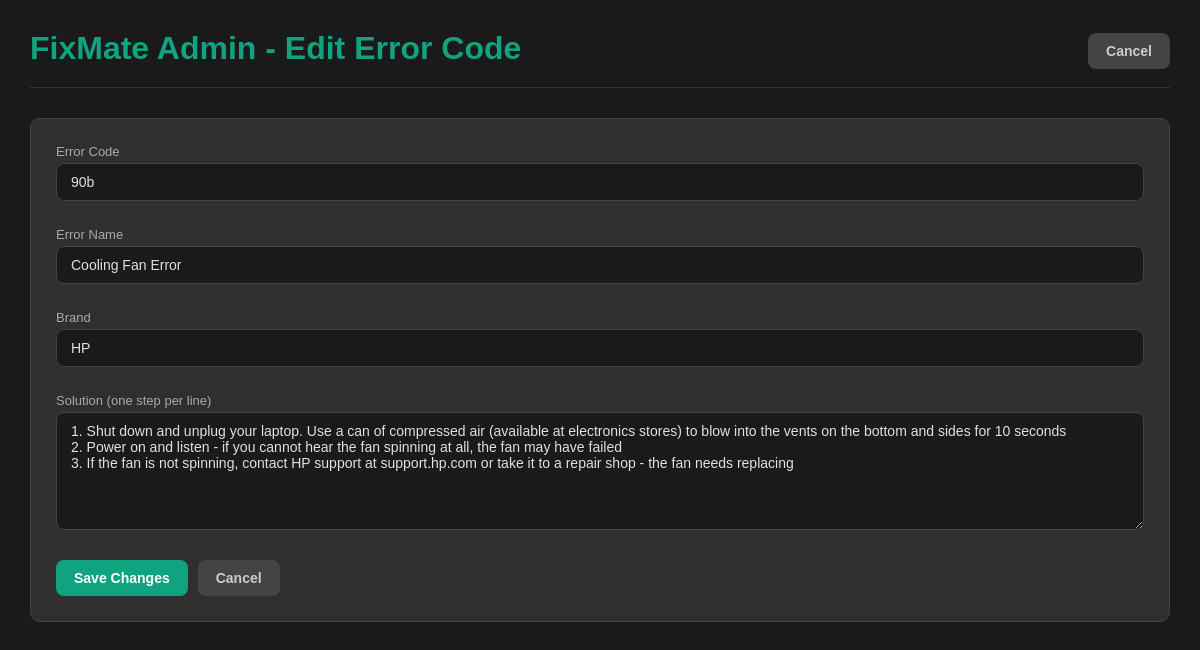
/admin/edit/6 (signed in), run on the app's committed database.
### tables this page shows
CREATE TABLE error_codes (
        id      INTEGER PRIMARY KEY AUTOINCREMENT,
        code    TEXT NOT NULL,
        name    TEXT NOT NULL,
        brand   TEXT NOT NULL,
        solution TEXT NOT NULL
    );

### app.py (the view, shortened to what this page needs)
@app.route('/admin/edit/<int:id>', methods=['GET', 'POST'])
def admin_edit(id):
    if not session.get('admin_logged_in'):
        return redirect(url_for('admin_login'))
    conn = sqlite3.connect(DB_PATH)
    cursor = conn.cursor()
    cursor.execute('SELECT * FROM error_codes WHERE id=?', (id,))
    row = cursor.fetchone()
    conn.close()
    return render_template('admin.html', logged_in=True, edit_row=row)

### templates/admin.html (shortened to what this page needs)
<!DOCTYPE html>
<html lang="en">
<head>
</head>
<body>
{% if not logged_in %}
    <div class="login-box">
        <h1>FixMate</h1>
        <p>Admin Panel - please log in</p>
        {% if error %}
            <div class="error-msg">{{ error }}</div>
        {% endif %}
        <form method="POST" action="/admin/login">
            <label for="password">Password</label>
            <input type="password" id="password" name="password" placeholder="Enter admin password" required>
            <button type="submit" class="btn btn-green" style="width:100%">Log In</button>
        </form>
    </div>
{% elif edit_row is defined and edit_row %}
    <div class="header">
        <h1>FixMate Admin - Edit Error Code</h1>
        <a href="/admin"><button class="btn btn-grey">Cancel</button></a>
    </div>
    <div class="form-box">
        <form method="POST" action="/admin/edit/{{ edit_row[0] }}">
            <div class="form-row">
                <label>Error Code</label>
                <input type="text" name="code" value="{{ edit_row[1] }}" required>
            </div>
            <div class="form-row">
                <label>Error Name</label>
                <input type="text" name="name" value="{{ edit_row[2] }}" required>
            </div>
            <div class="form-row">
                <label>Brand</label>
                <input type="text" name="brand" value="{{ edit_row[3] }}" required>
            </div>
            <div class="form-row">
                <label>Solution (one step per line)</label>
                <textarea name="solution" rows="6" required>{{ edit_row[4] }}</textarea>
            </div>
            <div class="form-actions">
                <button type="submit" class="btn btn-green">Save Changes</button>
                <a href="/admin"><button type="button" class="btn btn-grey">Cancel</button></a>
            </div>
        </form>
    </div>
{% endif %}
</body>
</html>

### templates/admin.html (style rules this page uses)
* { margin: 0; padding: 0; box-sizing: border-box; }
body { background-color: #1a1a1a; color: #e0e0e0; font-family: Arial, sans-serif; padding: 30px; }
h1 { color: #10a37f; margin-bottom: 5px; }
.header { display: flex; justify-content: space-between; align-items: center; margin-bottom: 30px; border-bottom: 1px solid #333; padding-bottom: 15px; }
input[type="text"], input[type="password"], textarea { width: 100%; padding: 10px 14px; background: #1a1a1a; border: 1px solid #444; border-radius: 8px; color: #e0e0e0; font-size: 14px; margin-bottom: 12px; }
textarea { resize: vertical; min-height: 80px; font-family: Arial, sans-serif; }
label { display: block; font-size: 13px; color: #aaa; margin-bottom: 4px; }
.btn { padding: 10px 18px; border: none; border-radius: 8px; cursor: pointer; font-size: 14px; font-weight: bold; }
.btn-green { background: #10a37f; color: white; }
.btn-grey { background: #444; color: #ccc; }
.form-box { background: #2f2f2f; border: 1px solid #444; border-radius: 10px; padding: 25px; }
.form-row { margin-bottom: 14px; }
.form-actions { display: flex; gap: 10px; margin-top: 5px; }

### data on the page
error_codes: code "90b", name "Cooling Fan Error", brand "HP", solution "1. Shut down and unplug your laptop. Use a can of compressed air (available at electronics stores) to blow into the vents on the bottom and sides for 10 seconds 2. Power on and listen - if you cannot hear the fan spinning at all, the fan may have failed 3. If the fan is not spinning, contact HP support at support.hp.com or take it to a repair shop - the fan needs replacing"
